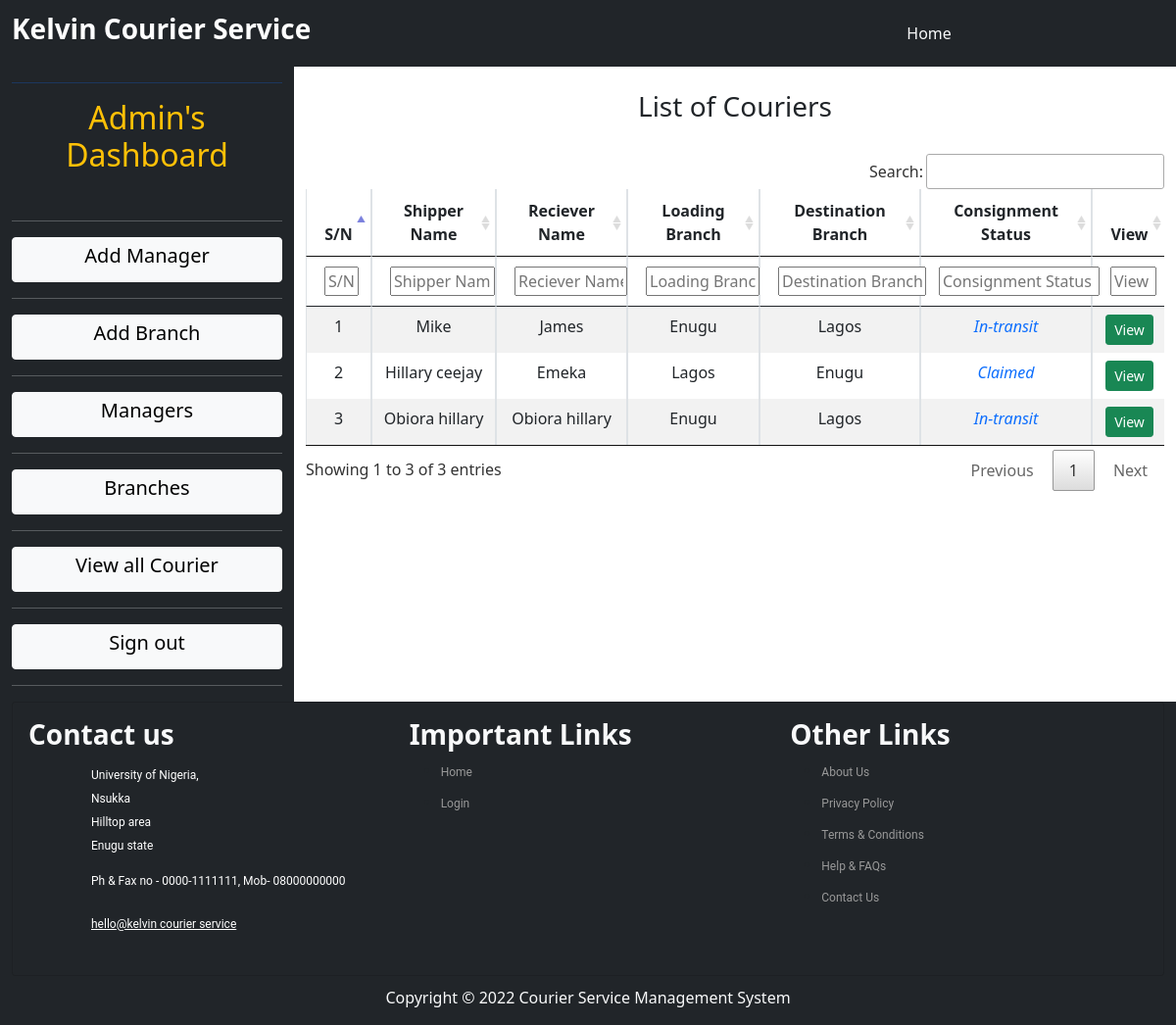
The page /view_courier.php on the database its author committed.
### tables this page shows
CREATE TABLE `courier` (
  `id` int(11) NOT NULL,
  `name` varchar(225) NOT NULL,
  `number` varchar(225) NOT NULL,
  `shipper_name` varchar(225) NOT NULL,
  `shipper_phone` varchar(225) NOT NULL,
  `shipper_address` varchar(225) NOT NULL,
  `reciever_name` varchar(225) NOT NULL,
  `reciever_phone` varchar(225) NOT NULL,
  `reciever_address` varchar(225) NOT NULL,
  `consignment_id` varchar(225) NOT NULL,
  `from_city` varchar(225) NOT NULL,
  `to_city` varchar(225) NOT NULL,
  `vehicle_number` varchar(225) NOT NULL,
  `driver_name` varchar(225) NOT NULL,
  `consignment_weight` varchar(225) NOT NULL,
  `tracking_number` varchar(225) NOT NULL,
  `status` varchar(225) NOT NULL,
  `date_arrived` varchar(225) NOT NULL,
  `date_claimed` varchar(225) NOT NULL,
  `time` timestamp NOT NULL DEFAULT current_timestamp()
);

### view_courier.php (the view, shortened to what this page needs)
<?php
include('headerTwo.php');?>
<div class="container-fluid">
    <div class="row">
    <div class="col-3 text-light bg-dark text-center" style="min-height: 600px;"><hr class="bg-primary">
    <h2 class="text-warning">Admin's Dashboard</h2><br><hr>
        <tr class="text-center">
        <a href="add_manager.php"><button class="fun btn btn-light w-100"><h5>Add Manager</h5></button></a>
        </tr><hr class="bg-light">
        <tr class="text-center">
        <a href="add_branch.php"><button class="fun btn btn-light w-100"><h5>Add Branch</h5></button></a>
        </tr><hr class="bg-light">
        <tr class="text-center">
        <a href="manager_list.php"><button class="fun btn btn-light w-100"><h5>Managers</h5></button></a>
        </tr><hr class="bg-light">
        <tr class="text-center">
        <a href="branch_list.php"><button class="fun btn btn-light w-100"><h5>Branches</h5></button></a>
        </tr><hr class="bg-light">
        <tr class="text-center">
        <a href="view_courier.php"><button class="fun btn btn-light w-100"><h5>View all Courier</h5></button></a>
        </tr><hr class="bg-light">
        <tr class="text-center">
        <a href="logout_admin.php"><button class="fun btn btn-light w-100"><h5>Sign out </h5></button></a>
        </tr><hr class="bg-light">
    </div>
    <div class="col-9"><br>
    <div class="jumbotron">
    <h3 class="text-center">List of Couriers</h3><br>
    <div class="table-responsive">
            <table id="courier_data" class="table table-hover table-striped table-bordered">
                <thead>
                    <tr class="text-center">
                        <th>S/N</th>
                        <th>Shipper Name</th>
                        <th>Reciever Name</th>
                        <th>Loading Branch</th>
                        <th>Destination Branch</th>
                        <th>Consignment Status</th>
                        <th>View</th>
                    </tr>
                </thead>
                <?php
                        global $con;
                        $query = "select * from courier order by id desc";
                        $result = mysqli_query($con,$query) or die(mysqli_error($con));
                        $i = 1;
                        while ($row = mysqli_fetch_array($result)){
                        ?>
                    <tr class="text-center">
                        <td><?php echo $i++; ?></td>
                        <td><?php echo ucfirst($row['shipper_name']); ?></td>
                        <td><?php echo ucfirst($row['reciever_name']); ?></td>
                        <td><?php echo ucfirst($row['from_city']); ?></td>
                        <td class=""><?php echo ucfirst($row['to_city']); ?></td>
                        <td class="text-primary"><em><?php echo $row['status']; ?></em></td>
                        <td>
                        <form action="view_consignment_details_admin.php" method="post">
                            <button class="btn-sm btn btn-success" name="submit">View</button>
                        </form>
                        </td>
                    </tr>
                    <?php }; ?>
            </table>
            <br>
        </div>
    </div>
    </div>
    </div>
    </div>
    <?php include('footer.php'); ?>

### headerTwo.php (shortened to what this page needs)
<!DOCTYPE html>
<html lang="en">
<head>
    <link rel="stylesheet" type="text/css" href="DataTables/datatables.min.css" />
    <link rel="stylesheet" href="https://cdnjs.cloudflare.com/ajax/libs/intl-tel-input/17.0.3/css/intlTelInput.min.css" />
    <link rel="stylesheet" href="bootstrap/css/bootstrap.css" />
</head>
<body>
<nav class="navbar navbar-expand-lg navbar-dark bg-dark sticky-top">
<div class="container-fluid">
<nav class="navbar-brand" href="" style="margin-right:600px;"><h3><strong>Kelvin Courier Service</strong></h3></nav>
        <div class="collapse navbar-collapse" id="navbarSupportedContent">
            <ul class="navbar-nav ml-auto ">
                <li class="nav-item" style="margin-right: 45px;">
                    <a class="nav-link text-light" href="index.php">Home</a>
                </li>
            </ul>
        </div>
    </nav>

### footer.php (shortened to what this page needs)
<div class="container-fluid bg-dark">
    <div class="card bg-dark">
        <div class="card-body">
        <div class="row">
        <div class="col-md-4">
        <h3 class="text-light"><strong>Contact us</strong></h3>
            <ul class="address">
                <li><span class="map-pin"> </span><label>University of Nigeria, Nsukka<br>Hilltop area<br> Enugu state</label></li>
                <li><span class="mob"> </span>Ph & Fax no - 0000-1111111, Mob- 08000000000</li>
                <li><span class="msg"> </span><a href="#">hello@kelvin courier service</a></li>
            </ul>
        </div>
        <div class="col-md-4">
        <h3 class="text-light"><strong>Important Links</strong></h3>
            <ul class="latest-post">
                <li><a href="index.php">Home</a> </li>
                <li><a href="login.php">Login</a> </li>
            </ul>
        </div>
        <div class="col-md-4">
        <h3 class="text-light"><strong>Other Links</strong></h3>
            <ul class="latest-post">
                <li><a href="">About Us</a> </li>
                <li><a href="">Privacy Policy</a> </li>
                <li><a href="">Terms & Conditions</a> </li>
                <li><a href="">Help & FAQs</a> </li>
                <li><a href="">Contact Us</a> </li>
            </ul>
        </div>
    </div>
</div>
</div>
</div>
    <div class="footer text-center bg-dark text-light" style="height:50px; padding-top:10px;">Copyright &copy 2022 Courier Service Management System</div>
	</body>
</html>

### headerTwo.php (style rules this page uses)
body { padding: 0px; margin: 0px; border: 0px; }
.address,.latest-post { font-family: 'Roboto', sans-serif; line-height: 1.5em; }
.address li span { width: 26px; height: 32px; display: inline-block; vertical-align: top; margin-right: 0.5em; }
.address li { display: block; margin: 1em 0; font-size: 12px; color: #fff; }
.address li label { width: 42%; display: inline-block; }
.address li a { color:#fff; transition:0.5s all; -webkit-transition:0.5s all; -moz-transition:0.5s all; -o-transition:0.5s all; }
.latest-post li a { color:#999; font-size: 12px; line-height:1.5em; transition:0.5s all; -webkit-transition:0.5s all; -moz-transition:0.5s all; -o-transition:0.5s all; text-decoration:none; }
.latest-post li { margin: 0.5em 0; }
.card { background-color: rgba(0, 0, 0, 0.7); }

### rows shown on the page
courier: shipper_name "Mike", reciever_name "James", from_city "Enugu", to_city "Lagos", status "In-transit"
courier: shipper_name "Hillary ceejay", reciever_name "Emeka", from_city "Lagos", to_city "Enugu", status "Claimed"
courier: shipper_name "Obiora hillary", reciever_name "Obiora hillary", from_city "Enugu", to_city "Lagos", status "In-transit"
